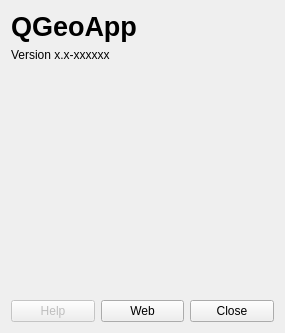
<?xml version="1.0" encoding="UTF-8"?>
<ui version="4.0">
 <class>About</class>
 <widget class="QDialog" name="About">
  <property name="geometry">
   <rect>
    <x>0</x>
    <y>0</y>
    <width>285</width>
    <height>333</height>
   </rect>
  </property>
  <property name="windowTitle">
   <string>QGeoApp About</string>
  </property>
  <layout class="QGridLayout">
   <item row="2" column="0" colspan="3">
    <widget class="QTextEdit" name="txtAbout">
     <property name="palette">
      <palette>
       <active>
        <colorrole role="Base">
         <brush brushstyle="SolidPattern">
          <color alpha="0">
           <red>0</red>
           <green>0</green>
           <blue>0</blue>
          </color>
         </brush>
        </colorrole>
       </active>
       <inactive>
        <colorrole role="Base">
         <brush brushstyle="SolidPattern">
          <color alpha="0">
           <red>0</red>
           <green>0</green>
           <blue>0</blue>
          </color>
         </brush>
        </colorrole>
       </inactive>
       <disabled>
        <colorrole role="Base">
         <brush brushstyle="SolidPattern">
          <color alpha="255">
           <red>255</red>
           <green>255</green>
           <blue>255</blue>
          </color>
         </brush>
        </colorrole>
       </disabled>
      </palette>
     </property>
     <property name="autoFillBackground">
      <bool>true</bool>
     </property>
     <property name="frameShape">
      <enum>QFrame::NoFrame</enum>
     </property>
     <property name="frameShadow">
      <enum>QFrame::Plain</enum>
     </property>
     <property name="readOnly">
      <bool>true</bool>
     </property>
     <property name="html">
      <string>&lt;!DOCTYPE HTML PUBLIC &quot;-//W3C//DTD HTML 4.0//EN&quot; &quot;http://www.w3.org/TR/REC-html40/strict.dtd&quot;&gt;
&lt;html&gt;&lt;head&gt;&lt;meta name=&quot;qrichtext&quot; content=&quot;1&quot; /&gt;&lt;style type=&quot;text/css&quot;&gt;
p, li { white-space: pre-wrap; }
&lt;/style&gt;&lt;/head&gt;&lt;body style=&quot; font-family:'Ubuntu'; font-size:11pt; font-weight:400; font-style:normal;&quot;&gt;
&lt;p style=&quot;-qt-paragraph-type:empty; margin-top:0px; margin-bottom:0px; margin-left:0px; margin-right:0px; -qt-block-indent:0; text-indent:0px; font-family:'Sans Serif'; font-size:9pt;&quot;&gt;&lt;br /&gt;&lt;/p&gt;&lt;/body&gt;&lt;/html&gt;</string>
     </property>
    </widget>
   </item>
   <item row="3" column="0">
    <widget class="QPushButton" name="btnHelp">
     <property name="enabled">
      <bool>false</bool>
     </property>
     <property name="text">
      <string>Help</string>
     </property>
    </widget>
   </item>
   <item row="3" column="2">
    <widget class="QPushButton" name="btnClose">
     <property name="text">
      <string>Close</string>
     </property>
    </widget>
   </item>
   <item row="3" column="1">
    <widget class="QPushButton" name="btnWeb">
     <property name="text">
      <string>Web</string>
     </property>
    </widget>
   </item>
   <item row="1" column="0" colspan="2">
    <widget class="QLabel" name="lblVersion">
     <property name="text">
      <string>Version x.x-xxxxxx</string>
     </property>
    </widget>
   </item>
   <item row="0" column="0" colspan="2">
    <widget class="QLabel" name="lblTitle">
     <property name="font">
      <font>
       <pointsize>20</pointsize>
       <weight>75</weight>
       <bold>true</bold>
      </font>
     </property>
     <property name="text">
      <string>QGeoApp</string>
     </property>
     <property name="textFormat">
      <enum>Qt::RichText</enum>
     </property>
    </widget>
   </item>
  </layout>
 </widget>
 <resources/>
 <connections>
  <connection>
   <sender>btnClose</sender>
   <signal>clicked()</signal>
   <receiver>About</receiver>
   <slot>reject()</slot>
   <hints>
    <hint type="sourcelabel">
     <x>325</x>
     <y>279</y>
    </hint>
    <hint type="destinationlabel">
     <x>267</x>
     <y>266</y>
    </hint>
   </hints>
  </connection>
 </connections>
</ui>
